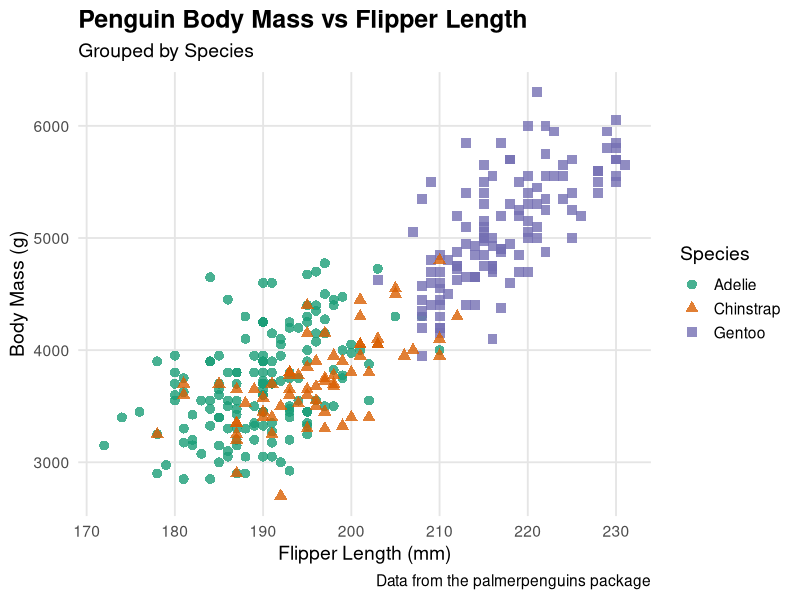

Write the R code that produced this figure.
## ---- chunk 1
suppressPackageStartupMessages(library(tidyverse))
library(palmerpenguins)
## ---- chunk 2
# Create a beautiful scatter plot
ggplot(data = penguins, 
       aes(x = flipper_length_mm, 
           y = body_mass_g, 
           color = species,
           shape = species)) +
  geom_point(size = 3, alpha = 0.8, na.rm = TRUE) +
  scale_color_brewer(palette = "Dark2") +
  labs(
    title = "Penguin Body Mass vs Flipper Length",
    subtitle = "Grouped by Species",
    x = "Flipper Length (mm)",
    y = "Body Mass (g)",
    color = "Species",
    shape = "Species",
    caption = "Data from the palmerpenguins package"
  ) +
  theme_minimal(base_size = 14) +
  theme(
    plot.title = element_text(face = "bold", size = 18),
    plot.subtitle = element_text(size = 14),
    legend.position = "right",
    panel.grid.major = element_line(color = "gray90"),
    panel.grid.minor = element_blank()
  )
